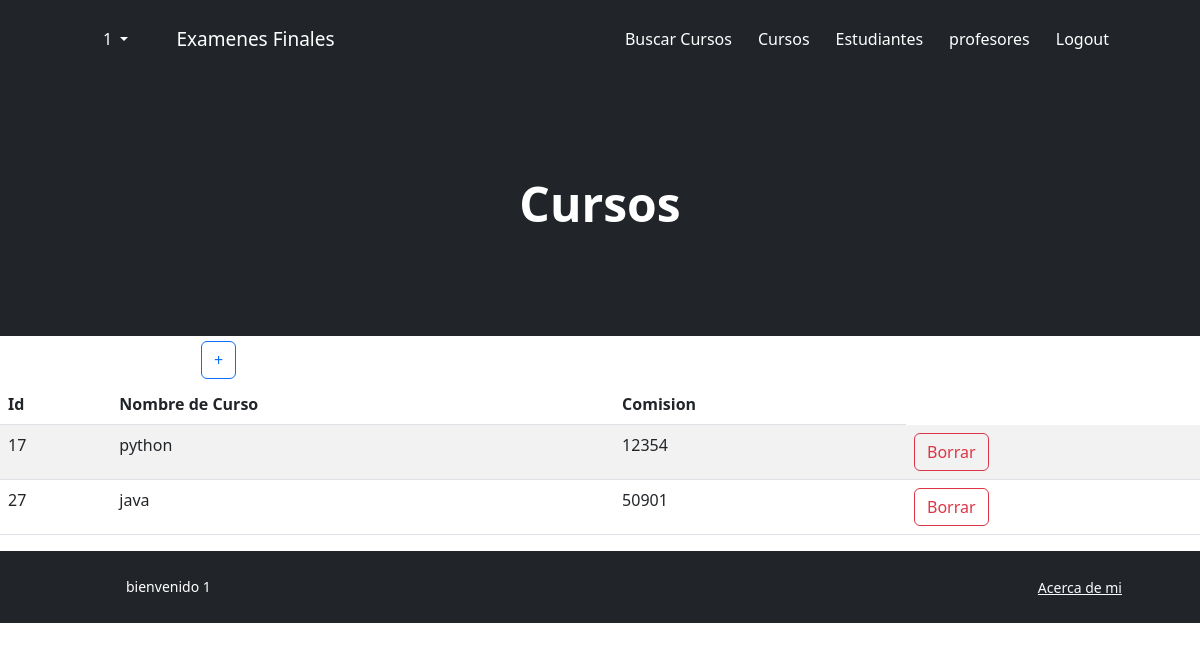
The app's page /aplicacion/cursos/ (signed in), older data.
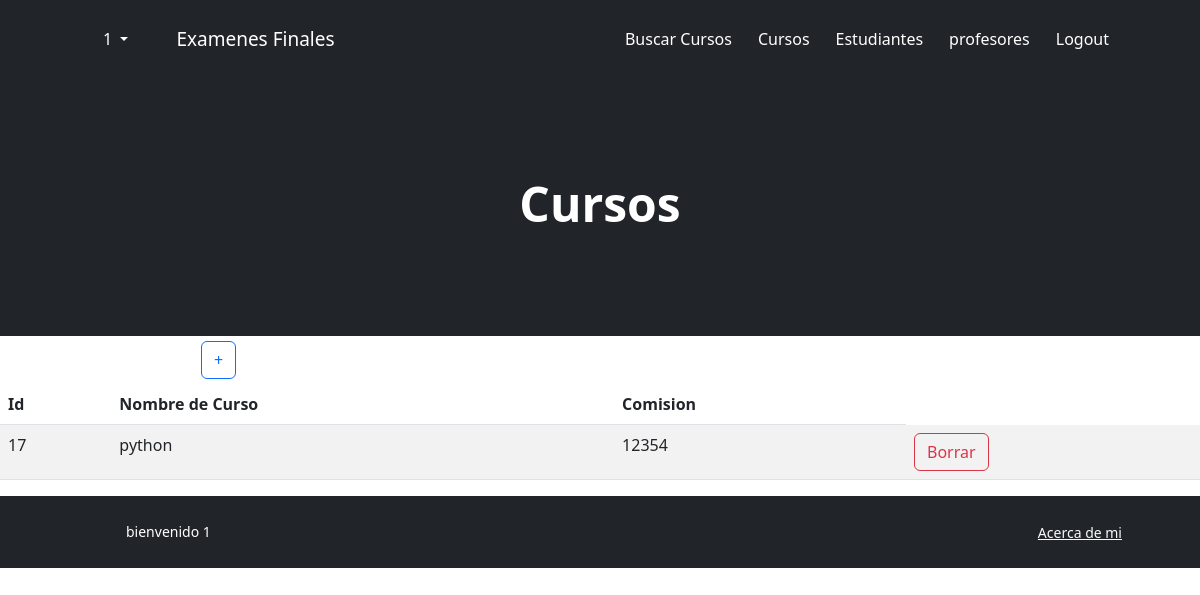
The same page, newer data.
### aplicacion/models.py (models this page shows, shortened)
class Curso(models.Model):
    nombre = models.CharField(max_length=50)
    comision = models.IntegerField()

### aplicacion/views.py (the view)
# urls.py: path('cursos/', cursos, name="cursos"),
def cursos(request):
    contexto = {'cursos': Curso.objects.all()}
    return render(request, "aplicacion/cursos.html", contexto)

### aplicacion/templates/aplicacion/cursos.html
{% extends 'aplicacion/home.html' %}
{% block titulo %}
    <h1 class="display-5 fw-bolder text-white mb-2" >Cursos</h1>
{% endblock titulo %}
{% block contenido %}
<table>
    <tr>
        <td width="200"><h2>Cursos</h2></td>
        <td>
            <a
            href="{% url 'cursoForm' %}"
            ><button type="button" class="btn btn-outline-primary">+</button></a>
        </td>
    </tr>
</table>
    <table class="table table-striped">
        <thead>
            <tr>
                <th>Id</th>
                <th>Nombre de Curso</th>
                <th>Comision</th>
            </tr>
        </thead>
        <tbody>
    {% for c in cursos  %}
            <tr>
                <td>{{ c.id }}</td>
                <td>{{ c.nombre }}</td>
                <td>{{ c.comision }}</td>
                <td>
                    <a
                      href="{% url 'cursoBorrar' c.id %}">
                      <button type="button" class="btn btn-outline-danger">Borrar</button>
                    </a>
                  </td>
            </tr>
    {% endfor %}
        </tbody>
    </table>
{% endblock contenido %}

### aplicacion/templates/aplicacion/home.html (shortened to what this page needs)
<!DOCTYPE html>
<html lang="en">
    <head>
        {% load static %}
        <link href="https://cdn.jsdelivr.net/npm/bootstrap-icons@1.4.1/font/bootstrap-icons.css" rel="stylesheet" />
        <link href="{% static "css/styles.css" %} " rel="stylesheet" />
    </head>
    <body>
        <nav class="navbar navbar-expand-lg navbar-dark bg-dark">
            <div class="container px-5">
                <nav class="navbar navbar-expand-lg navbar-dark bg-dark">
                    <div class="container-fluid">
                      <div class="collapse navbar-collapse" id="navbarNavDarkDropdown">
                          <ul class="navbar-nav">
                            {% if user.is_authenticated %}
                          <li class="nav-item dropdown">
                            <button class="btn btn-dark dropdown-toggle" data-bs-toggle="dropdown" aria-expanded="false">
                              {{user.username}}
                            </button>
                              {% endif %}
                          </li>
                        </ul>
                      </div>
                    </div>
                  </nav>
                <a class="nav-link" href="{% url "home" %}"><p class="btn btn-dark" style="font-size: 19px; margin: 10px">Examenes Finales</p></a>
                <div class="collapse navbar-collapse" id="navbarSupportedContent">
                    <ul class="navbar-nav ms-auto mb-2 mb-lg-0">
                        {% if user.is_authenticated  %}
                        <li class="nav-item"><a class="btn btn-dark" href="{% url "buscar" %}">Buscar Cursos</a></li>
                        <li class="nav-item"><a class="btn btn-dark" aria-current="page" href="{% url "cursos" %}">Cursos</a></li>
                        <li class="nav-item"><a class="btn btn-dark" href="{% url "estudiantes" %}">Estudiantes</a></li>
                        <li class="nav-item"><a class="btn btn-dark" href="{% url "profesores" %}">profesores</a></li>
                        <li class="nav-item"><form method="post" action="{% url 'logout' %}">
                            <button type="submit" class="btn btn-dark">Logout</button>
                        </form>
                        </li>
                        {% else %}
                        <li class="nav-item"><a class="nav-link" href="{% url "login" %}">login</a></li>
                        <li class="nav-item"><a class="nav-link" href="{% url "register" %}">registro</a></li>
                        {% endif %}
                    </ul>
                </div>
            </div>
        </nav>
        <header class="bg-dark py-5">
            <div class="container px-5">
                <div class="row gx-5 justify-content-center">
                    <div class="col-lg-6">
                        <div class="text-center my-5">
                            <div class="d-grid gap-3 d-sm-flex justify-content-sm-center">
                                {% block titulo %}{% endblock titulo %}
                            </div>
                        </div>
                    </div>
                </div>
            </div>
        </header>
        {% block contenido %}
        {% endblock contenido %}
        <footer class="bg-dark py-4 mt-auto">
            <div class="container px-5">
                <div class="row align-items-center justify-content-between flex-column flex-sm-row">
                    <div class="col-auto"><div class="small m-0 text-white">
                        {% block footer %}
                        {% if user.is_authenticated %}
                            <div class="container px-5"><p class="m-0 text-center text-white">bienvenido {{user.username}}</p></div>
                        {% else %}
                            <div class="container px-5"><p class="m-0 text-center text-white">registrese para ver todas las funciones</p></div>
                        {% endif %}
                        {% endblock footer %}</div></div>
                    <div class="col-auto">
                        <a class="link-light small" href="{% url "acerca_de_mi" %}">Acerca de mi</a>
                    </div>
                </div>
            </div>
        </footer>
    </body>
</html>

Row changes from the older to the newer data that the page shows:
removed Curso: id "27", nombre "java", comision "50901"
